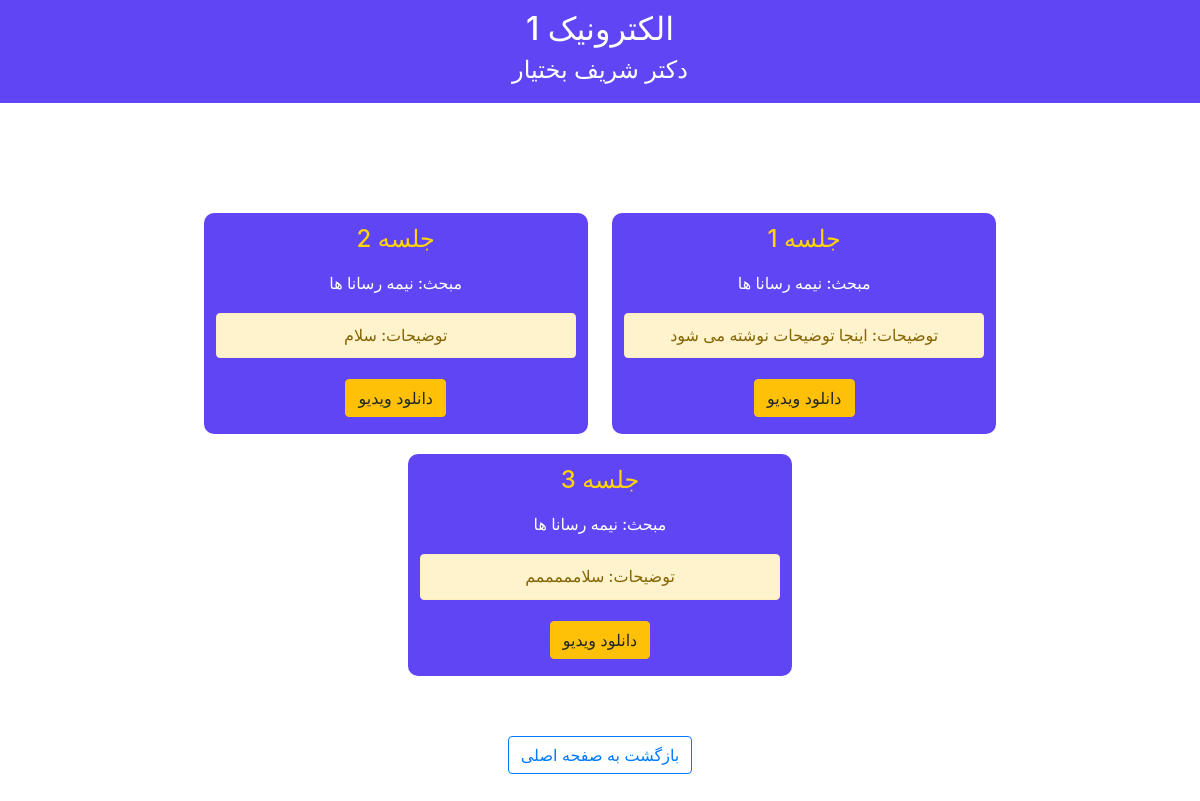
/ee98/professors/5/, run on the app's committed database.
### videos/models.py (models this page shows, shortened)
class Professor(models.Model):
    name = models.CharField(max_length=60)
    course_name = models.CharField(max_length=150)
    image = models.ImageField(upload_to='videos/images', blank=True)

class Video(models.Model):
    session = models.IntegerField()
    link = models.URLField(max_length=500)
    professor = models.ForeignKey(Professor, on_delete=models.CASCADE, related_name='videos')
    topic = models.CharField(max_length=150, blank=True)
    notes = models.TextField(null=True, blank=True)

### videos/views.py (the view)
# urls.py: path('professors/<int:professor_id>/', views.professor, name='professor_page'),
def professor(request, professor_id):
    professor = get_object_or_404(Professor, pk=professor_id)
    videos = professor.videos.all()
    return render(request, 'videos/professor_page.html', {'professor': professor, 'videos': videos})

### videos/templates/videos/professor_page.html (shortened to what this page needs)
{% extends 'videos/layout.html' %}
{% block content %}
    <div class="video_title">
        <h2>{{ professor.course_name }}</h2>
        <h4>{{ professor.name }}</h4>
    </div>
    <div class="main_div">
        {% for video in videos %}
            <div class="video_div">
                <h4 id="session"> جلسه&nbsp;{{ video.session }}</h4>
                <h6 id="topic"> مبحث: {{ video.topic }}</h6>
                <h6 class="alert alert-warning"> توضیحات:&nbsp;{{ video.notes }}</h6>
                <a class="btn btn-warning" id="download-btn" href="{{ video.link }}" target="_blank">دانلود ویدیو</a>
            </div>
        {% endfor %}
        <div class="return">
            <a class="btn btn-outline-primary" href="{% url 'home' %}">بازگشت به صفحه اصلی</a>
        </div>
    </div>
{% endblock %}

### videos/static/videos/style3.css (style rules this page uses)
.main_div { text-align: center; width: 80% ; margin: 100px auto; }
.video_div { color: white; width: 40% ; text-align: center; margin: 10px 10px; border: 2px solid #5f45f3; border-radius: 10px; padding: 10px; background-color: #5f45f3; display: inline-block; }
.video_title { width: 100%; background-color: #5f45f3; text-align: center; padding: 10px 20px; color: white; margin-bottom: 100px; }
#download-btn { margin: 5px 0; }
#session { margin-bottom: 20px; color: #ffd409; }
#topic { margin-bottom: 20px; }
.return { margin: 50px; text-align: center; }

### data on the page
Professor: course_name "الکترونیک 1", name "دکتر شریف بختیار"
Video: session "1", topic "نیمه رسانا ها", notes "اینجا توضیحات نوشته می شود"
Video: session "2", topic "نیمه رسانا ها", notes "سلام"
Video: session "3", topic "نیمه رسانا ها", notes "سلامممممم"
